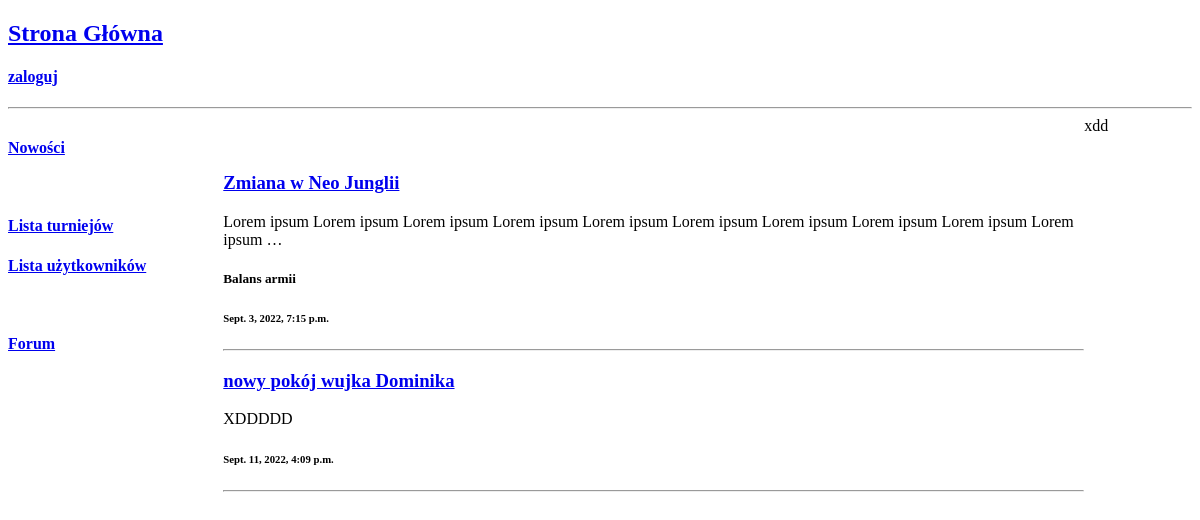
Page /forum/lista-pokojów/ on the earlier database version.
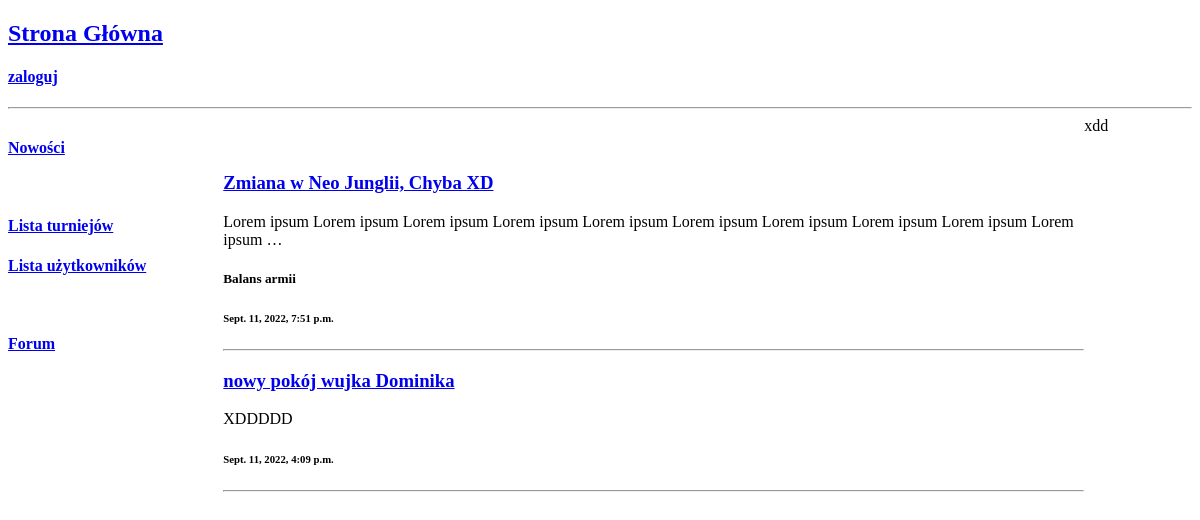
Same page on the later database version.
### chat/models.py (models this page shows)
class Room(models.Model):
    host = models.ForeignKey(User, on_delete=models.SET_NULL, null=True)
    name = models.CharField(max_length=255)
    topic = models.ForeignKey(Topic,on_delete = models.SET_NULL, null = True, blank = True)
    description = models.TextField(null = True, blank = True)
    tournament = models.OneToOneField(Tournaments, null = True, blank = True, on_delete= models.CASCADE)
    data_create =  models.DateTimeField(auto_now_add = True)
    data_updated = models.DateTimeField(auto_now=True)
    def __str__(self):
        return self.name

class Topic(models.Model):
    name = models.CharField(max_length=255)
    def __str__(self):
        return self.name

### chat/views.py (called while the page is built)
    def get_context_data(self, **kwargs):
        context = {}
        context['room_list'] = Room.objects.all()
        return context

### chat/templates/forum/room_list.html
{% extends 'base/main_home.html' %}
{% block home_content %}
<div>
    <br><br>
    {% for room in room_list %}
        <h3><a href="{% url 'chat:room_view' room.id %}">{{ room }}</a></h3>
        <p>{{ room.description|truncatewords:20 }}</p>
        {% if room.topic %}
            <h5>{{ room.topic }}</h5>
        {% endif %}
        <h6>{{ room.data_updated }}</h6>
        <hr>
    {% endfor %}
</div>
{% endblock home_content %}

Differences in the rows shown:
changed Room "Balans armii": name "Zmiana w Neo Junglii" → "Zmiana w Neo Junglii, Chyba XD"; data_updated "Sept. 3, 2022, 7:15 p.m." → "Sept. 11, 2022, 7:51 p.m."
